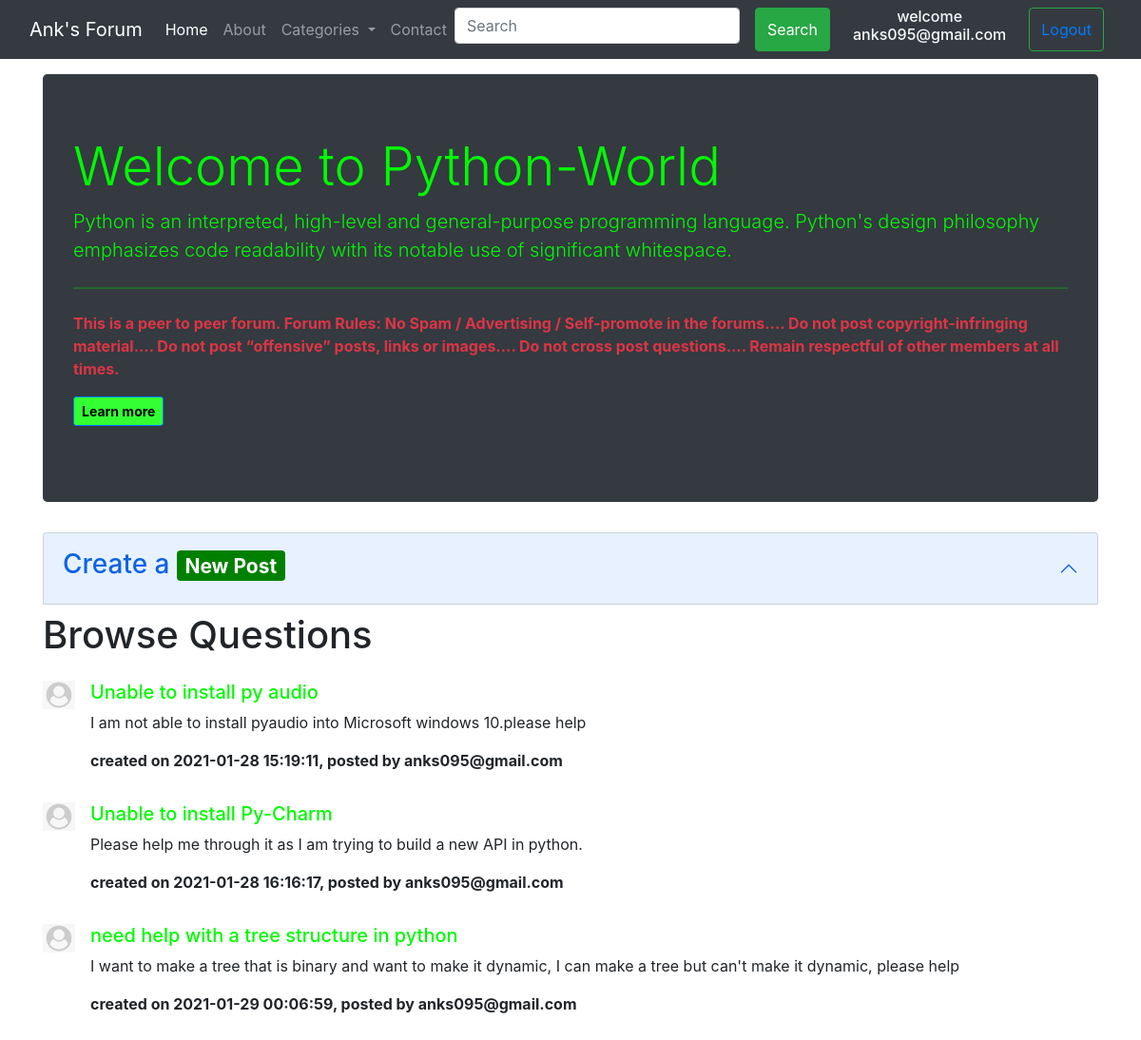
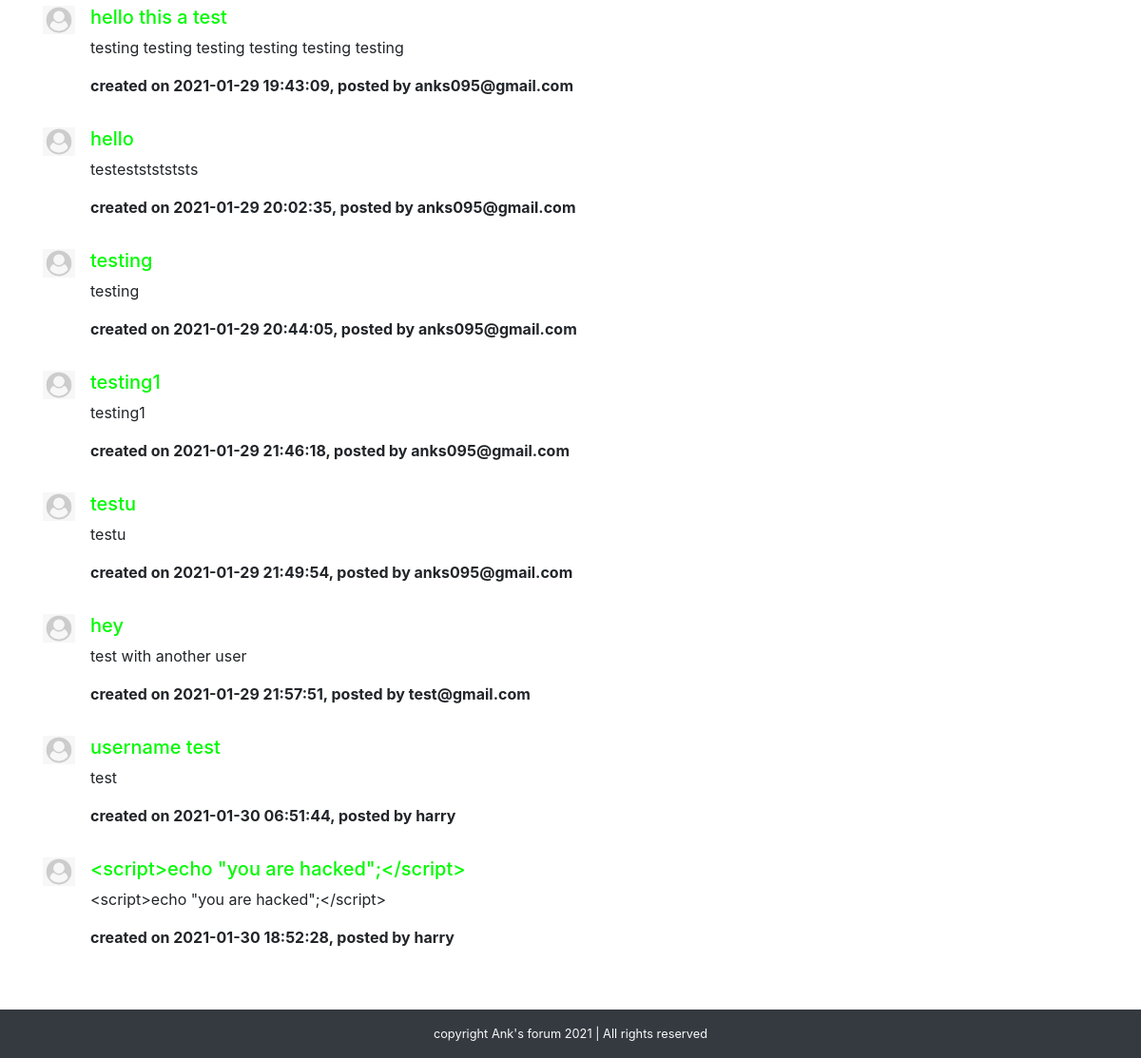
Screenshot of /threadList.php?catid=1 (signed in) with the database file from the repository (2 pictures, top to bottom).
### tables this page shows
CREATE TABLE `categories` (
  `category_id` int(8) NOT NULL,
  `category_name` varchar(500) NOT NULL,
  `category_description` varchar(500) NOT NULL,
  `created` datetime NOT NULL DEFAULT current_timestamp()
);

CREATE TABLE `threads` (
  `thread_id` int(7) NOT NULL,
  `thread_title` varchar(255) NOT NULL,
  `thread_description` text NOT NULL,
  `thread_cat_id` int(7) NOT NULL,
  `thread_user_id` int(7) NOT NULL,
  `timestamp` datetime NOT NULL DEFAULT current_timestamp()
);

CREATE TABLE `users` (
  `sno` int(8) NOT NULL,
  `user_email` varchar(30) NOT NULL,
  `user_password` varchar(255) NOT NULL,
  `timestamp` datetime NOT NULL DEFAULT current_timestamp()
);

### threadList.php (the view, shortened to what this page needs)
<!doctype html>
<html lang="en">
<head>
    <link href="https://cdn.jsdelivr.net/npm/bootstrap@5.0.0-beta1/dist/css/bootstrap.min.css" rel="stylesheet">
    <link rel="stylesheet" href="https://cdn.jsdelivr.net/npm/bootstrap@4.6.0/dist/css/bootstrap.min.css">
    <link rel="stylesheet" href="style.css">
</head>
<body>
    <?php include 'partial/_header.php'; ?>
    <?php
    $id = $_GET['catid'];
    $sql = "SELECT * FROM `categories` WHERE category_id=$id";
    $result = mysqli_query($conn, $sql);
    while ($row = mysqli_fetch_assoc($result)) {
        $categoryname = $row['category_name'];
        $categorydesc = $row['category_description'];
        $buttonstyleid = $row['category_id'];
    }
    ?>
    <div class="container my-3">
        <div class="jumbotron bg-dark font-weight-bold" id="<?php echo "cat".$id; ?>">
            <h1 class="display-4">Welcome to <?php echo $categoryname; ?>-World</h1>
            <p class="lead"><?php echo $categorydesc; ?></p>
            <hr class="my-4">
            <p class="text-danger">This is a peer to peer forum.
                Forum Rules:
                No Spam / Advertising / Self-promote in the forums....
                Do not post copyright-infringing material....
                Do not post “offensive” posts, links or images....
                Do not cross post questions....
                Remain respectful of other members at all times.</p>
            <p class="lead">
            <button type="button" class="btn btn-sm btn-primary font-weight-bold" id="button<?php echo $buttonstyleid; ?>">Learn more</button>
            </p>
        </div>
    </div>
    <?php
    $url=$_SERVER['REQUEST_URI'];
    if(isset($_SESSION['loggedin']) && $_SESSION['loggedin']==true){
        echo '<div class="container">
            <div class="accordion" id="accordionExample">
            <div class="accordion-item">
                <h2 class="accordion-header" id="headingOne">
                <button class="accordion-button" type="button" data-bs-toggle="collapse" data-bs-target="#collapseOne" aria-expanded="true" aria-controls="collapseOne">
                <h3>Create a <span class="badge" id="catbg'.$id.'">New Post</span></h3>
                </button>
                </h2>
                <div id="collapseOne" class="accordion-collapse collapse" aria-labelledby="headingOne" data-bs-parent="#accordionExample">
                <div class="accordion-body">
                    <form action= "'.$url.'" method="post">
                        <div class="mb-3">
                        <label for="exampleFormControlInput1" class="form-label">Post Title</label>
                        <input type="text" autocomplete="off" class="form-control" id="title" name="title" placeholder="title-text here" >
                        <label class="form-text text-muted">keep it short above</label>
                        </div>
                        <div class="mb-3">
                        <label for="exampleFormControlTextarea1" class="form-label">Post description</label>
                        <textarea class="form-control" autocomplete="off" id="desc" name="desc" rows="3" placeholder="description here" ></textarea>
                        </div>
                        <button type="submit" class="btn btn-primary">Submit</button>
                    </form>
                </div>
                </div>
            </div>
            </div>
        </div>';}
        else{
            echo '<div class="container">you need to log in to post threads here</div>';
        }
    ?>
    <div class="container mb-5">
        <h1 class="py-2">Browse Questions</h1>
        <?php
        $id = $_GET['catid'];
        $sql = "SELECT * FROM `threads` WHERE thread_cat_id=$id";
        $result = mysqli_query($conn, $sql);
        while ($row = mysqli_fetch_assoc($result)) {
            $thread = $row['thread_title'];
            $threaddesc = $row['thread_description'];
            $time = $row['timestamp'];
            $styleid = $row['thread_cat_id'];
            $tid = $row['thread_id'];
            $user = $row['thread_user_id'];
            $sql2 = "SELECT * FROM `users` WHERE sno=$user";
            $result2= mysqli_query($conn, $sql2);
            $row2 = mysqli_fetch_assoc($result2);
            echo '<div class="media my-3">
                <img src="img/userdefault.png" width="34px" class="mr-3" alt="...">
                <div class="media-body">
                    <h5 class="mt-0"><a id="cat'.$styleid.'" href="thread.php?threadid='.$tid.'">'.$thread.'</a></h5>
                    <p>'.$threaddesc.'</p>
                    <p class="font-weight-bold">created on '. $time .', posted by '.$row2["user_email"].'</p>
                </div>
            </div>';
        }
        ?>
    </div>
    <?php include 'partial/_footer.php'; ?>
</body>
</html>

### style.css (style rules this page uses)
#cat1 { color: rgb(0, 250, 0); }
#catbg1 { background-color: green; }
#button1 { background-color: rgb(51, 255, 51); color: black; }

### rows the page displays
categories: category_name "Python", category_description "Python is an interpreted, high-level and general-purpose programming language. Python's design philosophy emphasizes code readability with its notable use of significant whitespace."
threads: thread_title "Unable to install py audio", thread_description "I am not able to install pyaudio into Microsoft windows 10.please help", timestamp "2021-01-28 15:19:11", users.user_email "anks095@gmail.com"
threads: thread_title "Unable to install Py-Charm", thread_description "Please help me through it as I am trying to build a new API in python.", timestamp "2021-01-28 16:16:17", users.user_email "anks095@gmail.com"
threads: thread_title "need help with a tree structure in python", thread_description "I want to make a tree that is binary and want to make it dynamic, I can make a tree but can't make it dynamic, please help", timestamp "2021-01-29 00:06:59", users.user_email "anks095@gmail.com"
threads: thread_title "hello this a test", thread_description "testing testing testing testing testing testing", timestamp "2021-01-29 19:43:09", users.user_email "anks095@gmail.com"
threads: thread_title "hello", thread_description "testestststststs", timestamp "2021-01-29 20:02:35", users.user_email "anks095@gmail.com"
threads: thread_title "testing", thread_description "testing", timestamp "2021-01-29 20:44:05", users.user_email "anks095@gmail.com"
threads: thread_title "testing1", thread_description "testing1", timestamp "2021-01-29 21:46:18", users.user_email "anks095@gmail.com"
threads: thread_title "testu", thread_description "testu", timestamp "2021-01-29 21:49:54", users.user_email "anks095@gmail.com"
threads: thread_title "hey", thread_description "test with another user", timestamp "2021-01-29 21:57:51", users.user_email "test@gmail.com"
threads: thread_title "username test", thread_description "test", timestamp "2021-01-30 06:51:44", users.user_email "harry"
threads: thread_title "<script>echo \"you are hacked\";</script>", thread_description "<script>echo \"you are hacked\";</script>", timestamp "2021-01-30 18:52:28", users.user_email "harry"

### other values shown
$_SESSION['useremail'] "anks095@gmail.com"
